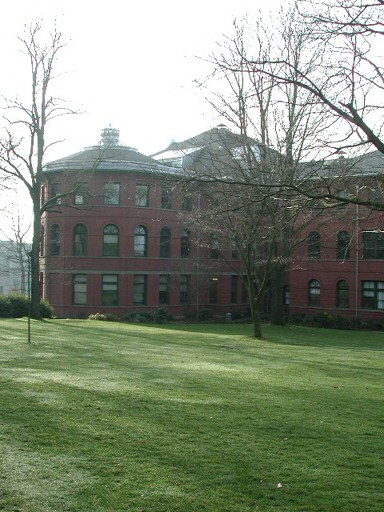
#> input picture hw2/test_images/prtn00.jpg, 384 x 512 px; its folder holds only this picture in this run
$ jupyter execute img_proj.ipynb
#> lines starting #> are read from the running program, lines starting #| are printed output that depends on the picture
[cell 1]
#section read images


import cv2 as cv
import os
import numpy as np

# Define the directory where the images are located
img_dir = "test_images"

# Define the image file extensions to be read
img_exts = (".jpg", ".jpeg", ".png")

# Initialize an empty list to store the images
images = []

# Loop through all the files in the directory
for file in sorted(os.listdir(img_dir)):
    # Check if the file has a valid image extension
    if file.lower().endswith(img_exts):
        # Read the image using OpenCV
        img = cv.imread(os.path.join(img_dir, file))
#> img is the input picture: shape (512, 384, 3); mean B, G, R 121.6, 140.8, 130.6
        # # Convert the image to grayscale and append it to the list
        # gray = cv2.cvtColor(img, cv2.COLOR_BGR2GRAY)
        images.append(img)


# Convert the list of images to a 2D numpy array
img_array = np.array(images)

# cv.imshow("First Image", img_array[1])
# cv.waitKey(0)
# cv.destroyAllWindows()

[cell 2]
import cv2 as cv
import numpy as np
import math

proj_images = []

# Define the focal length
f = 90

for img in img_array:
    # Get the dimensions of each image
    # height, width, channels = img.shape
    height, width, channel = img.shape
    # Define the center of the cylindrical coordinates
    x0 = width // 2
    y0 = height // 2


    # Create a new image with the same size as the original image
    proj_img = np.zeros_like(img)
    # Iterate over each pixel in the new image
    for i in range(height):
        for j in range(width):
            b=img[i,j,0]
            g=img[i,j,1]
            r=img[i,j,2]
            # Convert the pixel's (x, y) coordinates to cylindrical coordinates (h, theta)
            x = j - x0
            y = i - y0

            h = y/math.sqrt(x**2 + f**2)
            theta = math.atan(x / f)

            # Calculate the new (x, y) coordinates from the cylindrical coordinates using the inverse transform

            x_new = f*theta + x0
            y_new = f*h + y0

            # Round the new (x, y) coordinates to the nearest integer to get the corresponding pixel in the original image
            x_new_rd = int(round(x_new))
            y_new_rd = int(round(y_new))

            proj_img[y_new_rd, x_new_rd, 0] = b
            proj_img[y_new_rd, x_new_rd, 1] = g
            proj_img[y_new_rd, x_new_rd, 2] = r


    proj_images.append(proj_img)
#> this loop made 1 pass
#> (height, width, channel, x0, y0) on pass 1: (512, 384, 3, 192, 256)
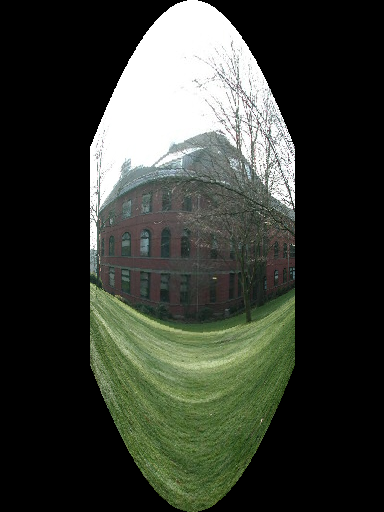
#> proj_img: shape (512, 384, 3); mean of channels 0, 1, 2 51.4, 59.7, 55.3; drawn as B, G, R
#> after the loop, proj_images = 1 item

proj_array = np.array(proj_images)

cv.imshow("proj_img0", proj_array[0])
cv.waitKey(0)
cv.destroyAllWindows()


$ run again, on hw2/test_images/prtn04.jpg
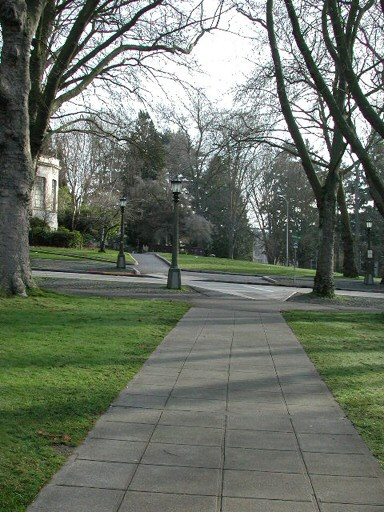
#> input picture hw2/test_images/prtn04.jpg, 384 x 512 px
#> img is the input picture: shape (512, 384, 3); mean B, G, R 103, 115, 107.2
#> the loop `for img in img_array:` made 1 pass
#> (height, width, channel, x0, y0) on pass 1: (512, 384, 3, 192, 256)
#> after the loop `for img in img_array:`:
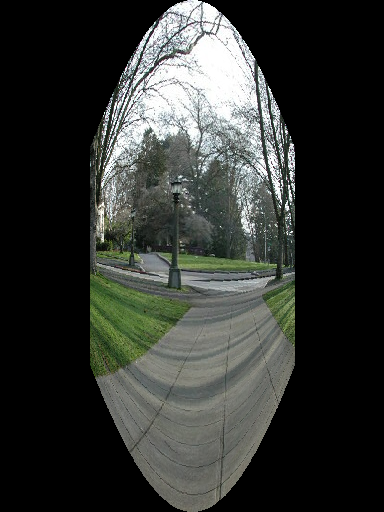
#> proj_img: shape (512, 384, 3); mean of channels 0, 1, 2 50, 53.6, 50.9; drawn as B, G, R
#> after the loop `for img in img_array:`: proj_images = 1 item

$ run again, on hw2/test_images/prtn05.jpg
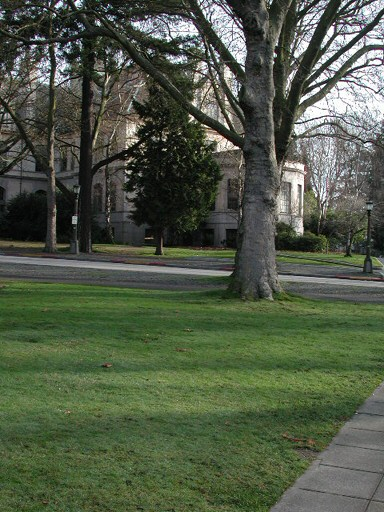
#> input picture hw2/test_images/prtn05.jpg, 384 x 512 px
#> img is the input picture: shape (512, 384, 3); mean B, G, R 70.3, 89.8, 80
#> the loop `for img in img_array:` made 1 pass
#> (height, width, channel, x0, y0) on pass 1: (512, 384, 3, 192, 256)
#> after the loop `for img in img_array:`:
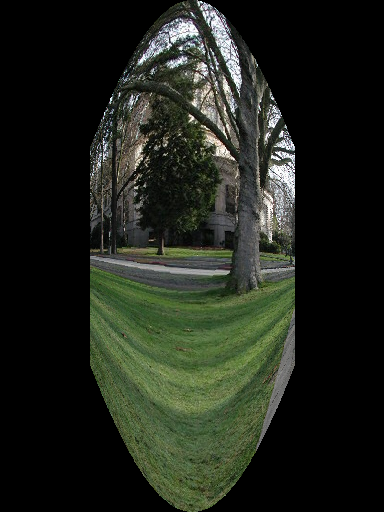
#> proj_img: shape (512, 384, 3); mean of channels 0, 1, 2 27.7, 36.8, 32.3; drawn as B, G, R
#> after the loop `for img in img_array:`: proj_images = 1 item

$ run again, on hw2/test_images/prtn06.jpg
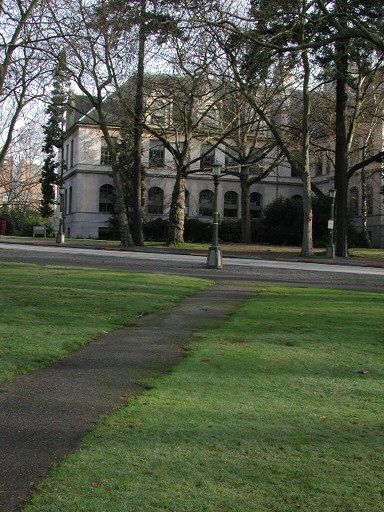
#> input picture hw2/test_images/prtn06.jpg, 384 x 512 px
#> img is the input picture: shape (512, 384, 3); mean B, G, R 69.3, 87.7, 80.2
#> the loop `for img in img_array:` made 1 pass
#> (height, width, channel, x0, y0) on pass 1: (512, 384, 3, 192, 256)
#> after the loop `for img in img_array:`:
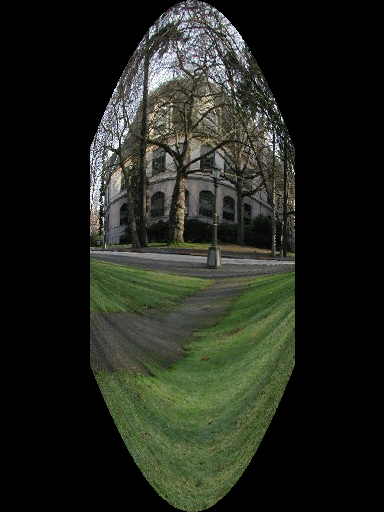
#> proj_img: shape (512, 384, 3); mean of channels 0, 1, 2 29.4, 37.6, 34.3; drawn as B, G, R
#> after the loop `for img in img_array:`: proj_images = 1 item

$ run again, on hw2/test_images/prtn01.jpg
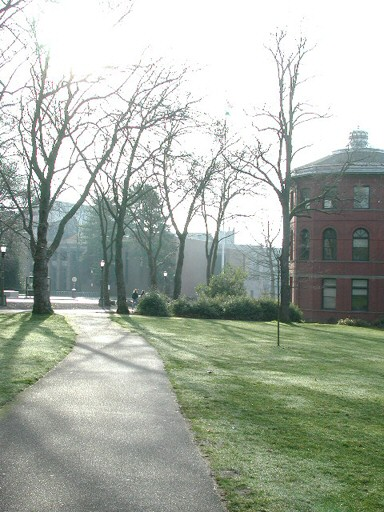
#> input picture hw2/test_images/prtn01.jpg, 384 x 512 px
#> img is the input picture: shape (512, 384, 3); mean B, G, R 164.6, 175.8, 168
#> the loop `for img in img_array:` made 1 pass
#> (height, width, channel, x0, y0) on pass 1: (512, 384, 3, 192, 256)
#> after the loop `for img in img_array:`:
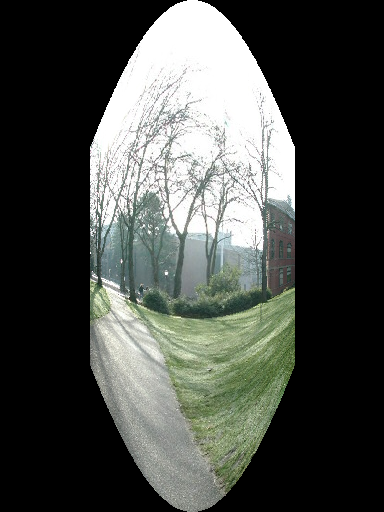
#> proj_img: shape (512, 384, 3); mean of channels 0, 1, 2 73.1, 77.7, 74.5; drawn as B, G, R
#> after the loop `for img in img_array:`: proj_images = 1 item
